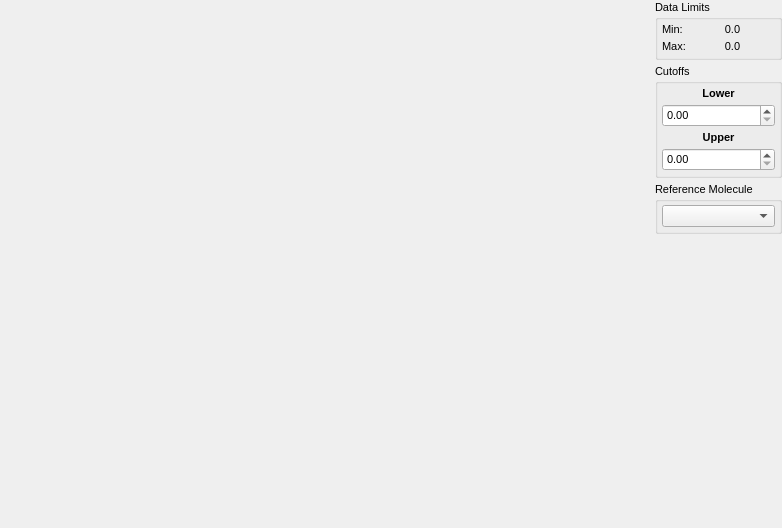
<?xml version="1.0" encoding="UTF-8"?>
<ui version="4.0">
 <class>CalculateSDFModuleWidget</class>
 <widget class="QWidget" name="CalculateSDFModuleWidget">
  <property name="geometry">
   <rect>
    <x>0</x>
    <y>0</y>
    <width>782</width>
    <height>528</height>
   </rect>
  </property>
  <property name="sizePolicy">
   <sizepolicy hsizetype="Expanding" vsizetype="Expanding">
    <horstretch>0</horstretch>
    <verstretch>0</verstretch>
   </sizepolicy>
  </property>
  <property name="font">
   <font>
    <pointsize>8</pointsize>
   </font>
  </property>
  <property name="windowTitle">
   <string>SDF Controls</string>
  </property>
  <layout class="QHBoxLayout" name="horizontalLayout">
   <property name="spacing">
    <number>4</number>
   </property>
   <property name="leftMargin">
    <number>0</number>
   </property>
   <property name="topMargin">
    <number>0</number>
   </property>
   <property name="rightMargin">
    <number>0</number>
   </property>
   <property name="bottomMargin">
    <number>0</number>
   </property>
   <item>
    <widget class="DataWidget" name="SDFPlotWidget" native="true">
     <property name="sizePolicy">
      <sizepolicy hsizetype="Expanding" vsizetype="Expanding">
       <horstretch>1</horstretch>
       <verstretch>0</verstretch>
      </sizepolicy>
     </property>
    </widget>
   </item>
   <item>
    <layout class="QVBoxLayout" name="verticalLayout_2">
     <property name="spacing">
      <number>4</number>
     </property>
     <item>
      <widget class="QGroupBox" name="DataLimitsGroup">
       <property name="sizePolicy">
        <sizepolicy hsizetype="Minimum" vsizetype="Preferred">
         <horstretch>0</horstretch>
         <verstretch>0</verstretch>
        </sizepolicy>
       </property>
       <property name="title">
        <string>Data Limits</string>
       </property>
       <layout class="QFormLayout" name="formLayout">
        <property name="horizontalSpacing">
         <number>4</number>
        </property>
        <property name="verticalSpacing">
         <number>4</number>
        </property>
        <property name="leftMargin">
         <number>4</number>
        </property>
        <property name="topMargin">
         <number>4</number>
        </property>
        <property name="rightMargin">
         <number>4</number>
        </property>
        <property name="bottomMargin">
         <number>4</number>
        </property>
        <item row="0" column="0">
         <widget class="QLabel" name="DataMinTextLabel">
          <property name="text">
           <string>Min:</string>
          </property>
         </widget>
        </item>
        <item row="0" column="1">
         <widget class="QLabel" name="DataMinValueLabel">
          <property name="sizePolicy">
           <sizepolicy hsizetype="Expanding" vsizetype="Preferred">
            <horstretch>0</horstretch>
            <verstretch>0</verstretch>
           </sizepolicy>
          </property>
          <property name="text">
           <string>0.0</string>
          </property>
          <property name="alignment">
           <set>Qt::AlignCenter</set>
          </property>
         </widget>
        </item>
        <item row="1" column="0">
         <widget class="QLabel" name="DataMaxTextLabel">
          <property name="text">
           <string>Max:</string>
          </property>
         </widget>
        </item>
        <item row="1" column="1">
         <widget class="QLabel" name="DataMaxValueLabel">
          <property name="sizePolicy">
           <sizepolicy hsizetype="Expanding" vsizetype="Preferred">
            <horstretch>0</horstretch>
            <verstretch>0</verstretch>
           </sizepolicy>
          </property>
          <property name="text">
           <string>0.0</string>
          </property>
          <property name="alignment">
           <set>Qt::AlignCenter</set>
          </property>
         </widget>
        </item>
       </layout>
      </widget>
     </item>
     <item>
      <widget class="QGroupBox" name="CutoffGroup">
       <property name="sizePolicy">
        <sizepolicy hsizetype="Minimum" vsizetype="Preferred">
         <horstretch>0</horstretch>
         <verstretch>0</verstretch>
        </sizepolicy>
       </property>
       <property name="title">
        <string>Cutoffs</string>
       </property>
       <layout class="QVBoxLayout" name="verticalLayout">
        <property name="spacing">
         <number>4</number>
        </property>
        <property name="leftMargin">
         <number>4</number>
        </property>
        <property name="topMargin">
         <number>4</number>
        </property>
        <property name="rightMargin">
         <number>4</number>
        </property>
        <property name="bottomMargin">
         <number>4</number>
        </property>
        <item>
         <widget class="QLabel" name="LowerCutoffLabel">
          <property name="font">
           <font>
            <weight>75</weight>
            <bold>true</bold>
           </font>
          </property>
          <property name="text">
           <string>Lower</string>
          </property>
          <property name="alignment">
           <set>Qt::AlignCenter</set>
          </property>
         </widget>
        </item>
        <item>
         <widget class="ExponentialSpin" name="LowerCutoffSpin"/>
        </item>
        <item>
         <widget class="QLabel" name="UpperCutoffLabel">
          <property name="font">
           <font>
            <weight>75</weight>
            <bold>true</bold>
           </font>
          </property>
          <property name="text">
           <string>Upper</string>
          </property>
          <property name="alignment">
           <set>Qt::AlignCenter</set>
          </property>
         </widget>
        </item>
        <item>
         <widget class="ExponentialSpin" name="UpperCutoffSpin"/>
        </item>
       </layout>
      </widget>
     </item>
     <item>
      <widget class="QGroupBox" name="ReferenceMoleculeGroup">
       <property name="title">
        <string>Reference Molecule</string>
       </property>
       <layout class="QVBoxLayout" name="verticalLayout_3">
        <property name="spacing">
         <number>4</number>
        </property>
        <property name="leftMargin">
         <number>4</number>
        </property>
        <property name="topMargin">
         <number>4</number>
        </property>
        <property name="rightMargin">
         <number>4</number>
        </property>
        <property name="bottomMargin">
         <number>4</number>
        </property>
        <item>
         <widget class="QComboBox" name="ReferenceMoleculeCombo"/>
        </item>
       </layout>
      </widget>
     </item>
     <item>
      <spacer name="verticalSpacer">
       <property name="orientation">
        <enum>Qt::Vertical</enum>
       </property>
       <property name="sizeHint" stdset="0">
        <size>
         <width>20</width>
         <height>40</height>
        </size>
       </property>
      </spacer>
     </item>
    </layout>
   </item>
  </layout>
 </widget>
 <customwidgets>
  <customwidget>
   <class>DataWidget</class>
   <extends>QWidget</extends>
   <header>gui/datawidget.h</header>
   <container>1</container>
  </customwidget>
  <customwidget>
   <class>ExponentialSpin</class>
   <extends>QDoubleSpinBox</extends>
   <header>gui/widgets/exponentialspin.hui</header>
  </customwidget>
 </customwidgets>
 <resources/>
 <connections/>
</ui>
